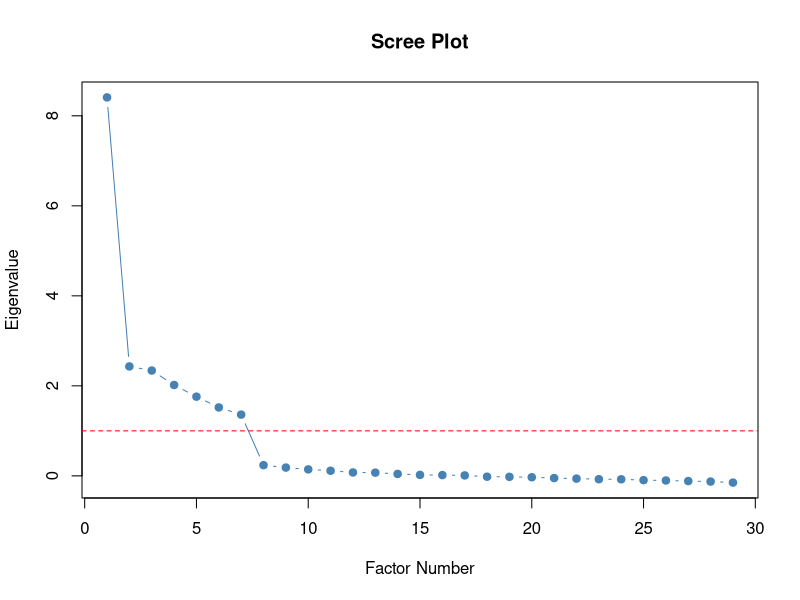

Write R code to recreate this figure.
library(psych)

get_script_dir <- function() {
  if (requireNamespace("rstudioapi", quietly = TRUE) && rstudioapi::isAvailable()) {
    path <- rstudioapi::getSourceEditorContext()$path
    if (!is.null(path) && nzchar(path)) {
      return(dirname(normalizePath(path)))
    }
  }

  file_arg <- grep("^--file=", commandArgs(FALSE), value = TRUE)
  if (length(file_arg) > 0) {
    path <- sub("^--file=", "", file_arg[1])
    if (file.exists(path)) {
      return(dirname(normalizePath(path)))
    }
  }

  getwd()
}

setwd(get_script_dir())

analysis_name <- "Total Variance Explained"
run_at <- format(Sys.time(), "%Y-%m-%d %H:%M:%S %Z")
owner <- "Akmal Luthfiansyah"

df <- read.csv("questioner.csv", header = TRUE, sep = ",")

constructs <- list(
  Responsiveness = c("RS1", "RS2", "RS3", "RS4"),
  Reliability = c("RL1", "RL2", "RL3", "RL4"),
  Credibility = c("CR1", "CR2", "CR3", "CR4"),
  Empathy = c("EM1", "EM2", "EM3", "EM4"),
  "Cognitive Trust" = c("CT1", "CT2", "CT3", "CT4"),
  "Affective Trust" = c("AT1", "AT2", "AT3", "AT4"),
  "Digital Health Service Intention to Adopt" = c("ITA1", "ITA2", "ITA3", "ITA4", "ITA5")
)

missing_items <- setdiff(unlist(constructs), names(df))
if (length(missing_items) > 0) {
  stop("Item berikut tidak ditemukan di questioner.csv: ", paste(missing_items, collapse = ", "))
}

interpret_eigenvalue <- function(value) {
  if (is.na(value)) {
    return("Tidak dapat dihitung")
  }
  if (value >= 1) {
    return("Dipertahankan")
  }
  "Di bawah kriteria Kaiser"
}

all_items <- unique(unlist(constructs))
efa <- tryCatch(
  fa(df[, all_items], nfactors = length(constructs), rotate = "oblimin", fm = "ml"),
  error = function(e) {
    fa(df[, all_items], nfactors = length(constructs), rotate = "oblimin", fm = "pa")
  }
)

variance <- as.data.frame(t(efa$Vaccounted), check.names = FALSE)
variance$Factor <- paste0("Factor", seq_len(nrow(variance)))
variance_result <- variance[, c("Factor", setdiff(names(variance), "Factor"))]
rownames(variance_result) <- NULL

names(variance_result) <- c(
  "Factor",
  "SSLoadings",
  "ProportionVar",
  "CumulativeVar",
  "ProportionExplained",
  "CumulativeProportion"
)

variance_result[, -1] <- round(variance_result[, -1], 3)

eigenvalues <- efa$values
scree_result <- data.frame(
  Factor = seq_along(eigenvalues),
  Eigenvalue = round(eigenvalues, 3),
  Status = vapply(eigenvalues, interpret_eigenvalue, character(1)),
  row.names = NULL
)

cat("=== TOTAL VARIANCE EXPLAINED ===\n")
cat("(Eigenvalue >= 1 mengikuti kriteria Kaiser untuk scree summary)\n")
cat("\n--- Metadata ---\n")
cat("Analysis:", analysis_name, "\n")
cat("Run at  :", run_at, "\n")
cat("Owner   :", owner, "\n")

cat("\n--- Result Table: Total Variance Explained ---\n")
print(variance_result)

cat("\n--- Result Table: Scree Summary ---\n")
print(scree_result)

png("scree_plot.png", width = 900, height = 600)
plot(
  eigenvalues,
  type = "b",
  pch = 19,
  main = "Scree Plot",
  xlab = "Factor Number",
  ylab = "Eigenvalue",
  col = "steelblue"
)
abline(h = 1, lty = 2, col = "red")
dev.off()

write.csv(variance_result, "total_variance_explained.csv", row.names = FALSE)
write.csv(scree_result, "scree_plot.csv", row.names = FALSE)
